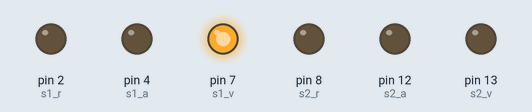
Bench run of a sketch on a simulated Arduino Uno, built with avr-gcc and run on an emulated ATmega328P. Shown: output pins drawn as LEDs (lit = HIGH).

Above: at 1.0 s.
At 2.62 s:
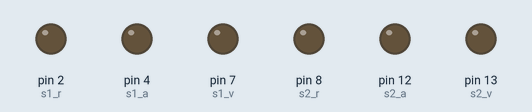
At 3.62 s:
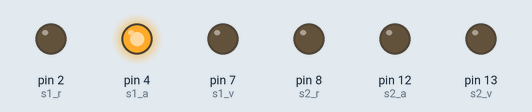
At 4.7 s:
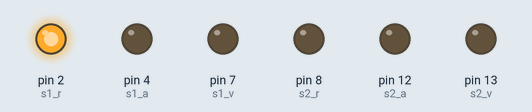
At 8.0 s:
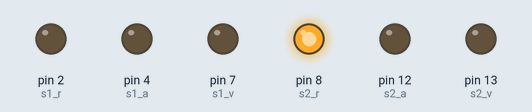
At 11.7 s:
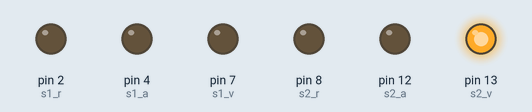
Timing chart, 0 to 16.1 s (numbered marks = the images above):
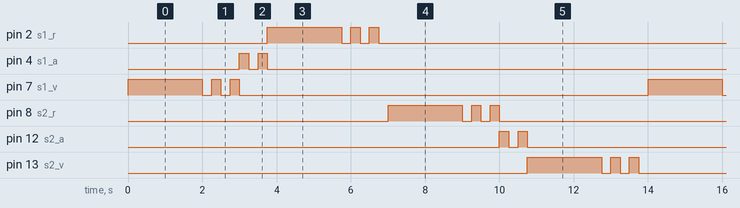

Measured:
- by itself, pin 2 (s1_r), pin 7 (s1_v), pin 8 (s2_r): repeats every 14.0 s: 2 × (LOW 0.25 s, HIGH 0.25 s), LOW 11.0 s, HIGH 2.0 s
- by itself, pin 4 (s1_a), pin 12 (s2_a): repeats every 14.0 s: LOW 0.25 s, HIGH 0.25 s, LOW 13.3 s, HIGH 0.25 s
- by itself, pin 13 (s2_v): LOW → HIGH at 10.8 s, → LOW 2.0 s later, → HIGH 0.25 s later, → LOW 0.25 s later, … (13 changes in this stretch)

The sketch:

semaforo-sencillo.ino
```cpp
// SEMAFORO 1
int s1_r = 2;      //se define el valor del pin para el led rojo
int s1_a = 4;  //se define el valor del pin para el led amarillo
int s1_v = 7;     //se define el valor del pin para el led verde
// SEMAFORO 2
int s2_r = 8;      //se define el valor del pin para el led rojo
int s2_a = 12;  //se define el valor del pin para el led amarillo
int s2_v = 13;     //se define el valor del pin para el led verde

void setup() {
  //semaforo uno y dos, se declaran los pines de cada semaforo como salid
  pinMode(s1_r,OUTPUT);
  pinMode(s1_a,OUTPUT);
  pinMode(s1_v,OUTPUT);
  pinMode(s2_r,OUTPUT);
  pinMode(s2_a,OUTPUT);
  pinMode(s2_v,OUTPUT);
}

void loop() {
  //SEMAFORO UNO
  //encendido de verde 2 seg y parpadeo de 1 seg
  digitalWrite(s1_v,HIGH); //se enciende led verde
  delay(2000); //esperamos 2 segundos
  digitalWrite(s1_v,LOW);
  delay(250);
  digitalWrite(s1_v, HIGH);
  delay(250);
  digitalWrite(s1_v,LOW);
  delay(250);
  digitalWrite(s1_v, HIGH);
  delay(250);
  digitalWrite(s1_v,LOW);
  //encendido de led amarillo y parpadeo de 1 seg
  digitalWrite(s1_a, HIGH);
  delay(250);
  digitalWrite(s1_a,LOW);
  delay(250);
  digitalWrite(s1_a, HIGH);
  delay(250);
  digitalWrite(s1_a,LOW);
  //encendido de led rojo 2 seg y parpadeo de 1 seg
  digitalWrite(s1_r, HIGH);
  delay(2000);
  digitalWrite(s1_r, LOW);
  delay(250);
  digitalWrite(s1_r,HIGH);
  delay(250);
  digitalWrite(s1_r, LOW);
  delay(250);
  digitalWrite(s1_r,HIGH);
  delay(250);
  digitalWrite(s1_r, LOW);
  delay(250);

//SEMAFORO DOS
  digitalWrite(s2_r,HIGH); //se enciende led roja
  delay(2000); //esperamos 2 segundos
  digitalWrite(s2_r,LOW);
  delay(250);
  digitalWrite(s2_r, HIGH);
  delay(250);
  digitalWrite(s2_r,LOW);
  delay(250);
  digitalWrite(s2_r, HIGH);
  delay(250);
  digitalWrite(s2_r,LOW);
  //encendido de led amarillo y parpadeo de 1 seg
  digitalWrite(s2_a, HIGH);
  delay(250);
  digitalWrite(s2_a,LOW);
  delay(250);
  digitalWrite(s2_a, HIGH);
  delay(250);
  digitalWrite(s2_a,LOW);
  //encendido de led rojo 2 seg y parpadeo de 1 seg
  digitalWrite(s2_v, HIGH);
  delay(2000);
  digitalWrite(s2_v, LOW);
  delay(250);
  digitalWrite(s2_v,HIGH);
  delay(250);
  digitalWrite(s2_v, LOW);
  delay(250);
  digitalWrite(s2_v,HIGH);
  delay(250);
  digitalWrite(s2_v, LOW);
  delay(250);
}
```
